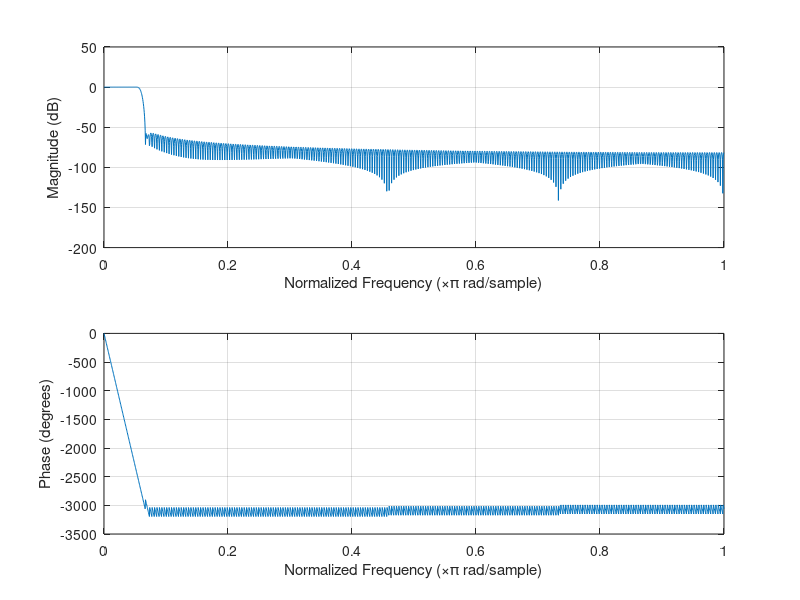
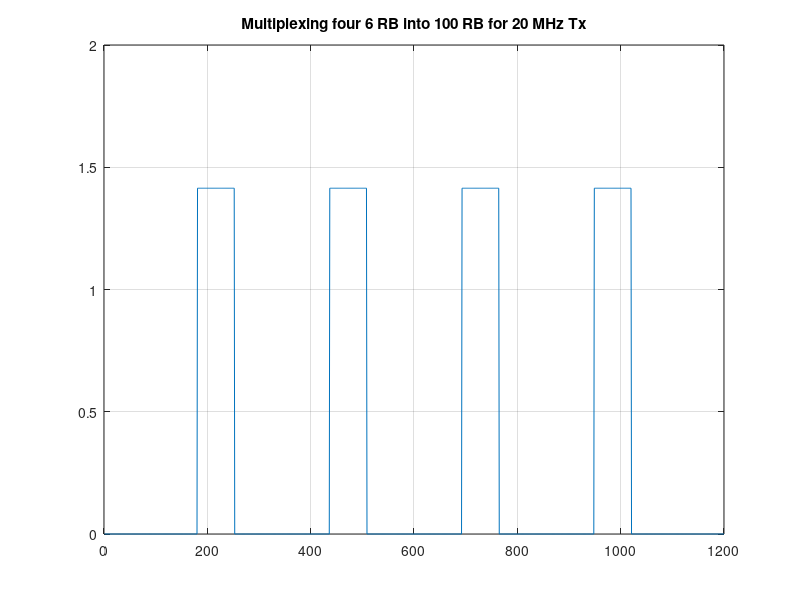
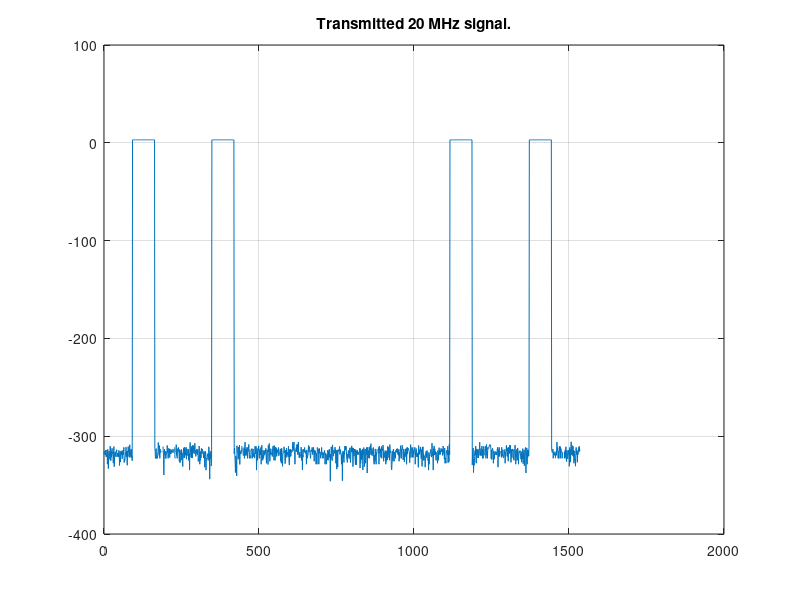
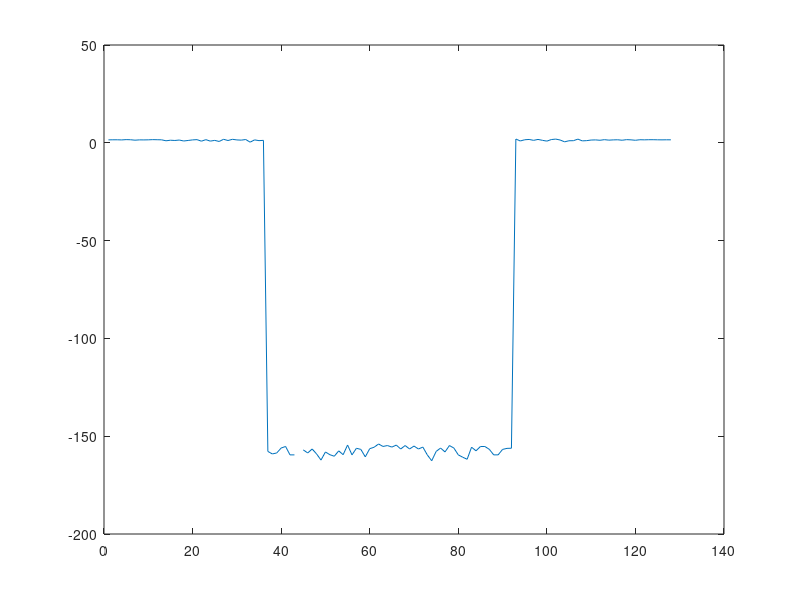

The MATLAB script that drew these images, in order:
% Proof of concept McF-TDMA proposal.
close all; clear all;clc;

rng(1)

% ----------------------- Definitions --------------------------
sc_spacing = 15e3;
freq_offset_1dot4MHz_in_20MHz = 128*15000;

num_sc_per_RB = 12;
num_sc_6RB = 6*num_sc_per_RB;
num_sc_100RB = 100*num_sc_per_RB;

nfft_20MHz_standard = 2048;
len_cp_20MHz_standard = 144; % Fisrt OFDM symbol 160, subsequently ones, 144.
sampling_rate_20MHz_standard = 30.72e6;

nfft_20MHz = 1536;
len_cp_20MHz = len_cp_20MHz_standard*nfft_20MHz/nfft_20MHz_standard;
sampling_rate_20MHz = sampling_rate_20MHz_standard*nfft_20MHz/nfft_20MHz_standard;

% Baseband FIR for 1.4MHz Rx,
fir_coef = fir1(512, 1.4e6/sampling_rate_20MHz).';
len_fir_half = (length(fir_coef)-1)/2;
freqz(fir_coef,1,512)

nfft_1dot4MHz = 128;
len_cp_1dot4MHz = len_cp_20MHz_standard*nfft_1dot4MHz/nfft_20MHz_standard;
sampling_rate_1dot4MHz = sampling_rate_20MHz_standard*nfft_1dot4MHz/nfft_20MHz_standard;

% ---Signal #0: fake frequency subcarrier(data/pilot/pss/sss/etc) of 1.4M BW 6RB----
signal0_1dot4MHz_6RB = sign(randn(num_sc_6RB,1)) + 1i.*sign(randn(num_sc_6RB,1));

% ---Signal #1: fake frequency subcarrier(data/pilot/pss/sss/etc) of 1.4M BW 6RB----
signal1_1dot4MHz_6RB = sign(randn(num_sc_6RB,1)) + 1i.*sign(randn(num_sc_6RB,1));

% ---Signal #2: fake frequency subcarrier(data/pilot/pss/sss/etc) of 1.4M BW 6RB----
signal2_1dot4MHz_6RB = sign(randn(num_sc_6RB,1)) + 1i.*sign(randn(num_sc_6RB,1));

% ---Signal #3: fake frequency subcarrier(data/pilot/pss/sss/etc) of 1.4M BW 6RB----
signal3_1dot4MHz_6RB = sign(randn(num_sc_6RB,1)) + 1i.*sign(randn(num_sc_6RB,1));

% -------------- Signal #0: 1.4MHz LTE TX: 1 CP + 1 OFDM symbol ----------------------
freq_sc_1dot4MHz = [signal0_1dot4MHz_6RB(((num_sc_6RB/2)+1):end); zeros(nfft_1dot4MHz-num_sc_6RB,1); signal0_1dot4MHz_6RB(1:(num_sc_6RB/2))];
ofdm_symbol_1dot4MHz = ifft(freq_sc_1dot4MHz, nfft_1dot4MHz);
ofdm_symbol0_with_cp_1dot4MHz = [ofdm_symbol_1dot4MHz((end-(len_cp_1dot4MHz-1)):end); ofdm_symbol_1dot4MHz];

% -------------- Signal #1: 1.4MHz LTE TX: 1 CP + 1 OFDM symbol ----------------------
freq_sc_1dot4MHz = [signal1_1dot4MHz_6RB(((num_sc_6RB/2)+1):end); zeros(nfft_1dot4MHz-num_sc_6RB,1); signal1_1dot4MHz_6RB(1:(num_sc_6RB/2))];
ofdm_symbol_1dot4MHz = ifft(freq_sc_1dot4MHz, nfft_1dot4MHz);
ofdm_symbol1_with_cp_1dot4MHz = [ofdm_symbol_1dot4MHz((end-(len_cp_1dot4MHz-1)):end); ofdm_symbol_1dot4MHz];

% -------------- Signal #2: 1.4MHz LTE TX: 1 CP + 1 OFDM symbol ----------------------
freq_sc_1dot4MHz = [signal2_1dot4MHz_6RB(((num_sc_6RB/2)+1):end); zeros(nfft_1dot4MHz-num_sc_6RB,1); signal2_1dot4MHz_6RB(1:(num_sc_6RB/2))];
ofdm_symbol_1dot4MHz = ifft(freq_sc_1dot4MHz, nfft_1dot4MHz);
ofdm_symbol2_with_cp_1dot4MHz = [ofdm_symbol_1dot4MHz((end-(len_cp_1dot4MHz-1)):end); ofdm_symbol_1dot4MHz];

% -------------- Signal #3: 1.4MHz LTE TX: 1 CP + 1 OFDM symbol ----------------------
freq_sc_1dot4MHz = [signal3_1dot4MHz_6RB(((num_sc_6RB/2)+1):end); zeros(nfft_1dot4MHz-num_sc_6RB,1); signal3_1dot4MHz_6RB(1:(num_sc_6RB/2))];
ofdm_symbol_1dot4MHz = ifft(freq_sc_1dot4MHz, nfft_1dot4MHz);
ofdm_symbol3_with_cp_1dot4MHz = [ofdm_symbol_1dot4MHz((end-(len_cp_1dot4MHz-1)):end); ofdm_symbol_1dot4MHz];

% ------------------------------------------------------------------------
% Generate four 1.4 MHz LTE signals at different channels via frequency domain
% Multiplexing through single 20 MHz LTE transmitter

sc_idx_offset = (freq_offset_1dot4MHz_in_20MHz/sc_spacing);
% subcarrier idx of negative 3*1.92 MHz offset 1.4MHz LTE in 20MHz LTE
sc_sp_n5dot76MHz = (num_sc_100RB/2)-(3*sc_idx_offset)-(num_sc_6RB/2)+1;
sc_ep_n5dot76MHz = (num_sc_100RB/2)-(3*sc_idx_offset)+(num_sc_6RB/2);
% subcarrier idx of negative 1.92 MHz offset 1.4MHz LTE in 20MHz LTE
sc_sp_n1dot92MHz = (num_sc_100RB/2)-sc_idx_offset-(num_sc_6RB/2)+1;
sc_ep_n1dot92MHz = (num_sc_100RB/2)-sc_idx_offset+(num_sc_6RB/2);
% subcarrier idx of positive 1.92 MHz offset 1.4MHz LTE in 20MHz LTE
sc_sp_p1dot92MHz = (num_sc_100RB/2)+sc_idx_offset-(num_sc_6RB/2)+1;
sc_ep_p1dot92MHz = (num_sc_100RB/2)+sc_idx_offset+(num_sc_6RB/2);
% subcarrier idx of positive 3*1.92 MHz offset 1.4MHz LTE in 20MHz LTE
sc_sp_p5dot76MHz = (num_sc_100RB/2)+(3*sc_idx_offset)-(num_sc_6RB/2)+1;
sc_ep_p5dot76MHz = (num_sc_100RB/2)+(3*sc_idx_offset)+(num_sc_6RB/2);

s_20MHz_100RB = zeros(num_sc_100RB,1);
% Frequency domain multiplexing of four 1.4MHz LTE into subcarrier of 20MHz LTE.
% Subcarrier mapping.
s_20MHz_100RB(sc_sp_n5dot76MHz:sc_ep_n5dot76MHz) = signal0_1dot4MHz_6RB;
s_20MHz_100RB(sc_sp_n1dot92MHz:sc_ep_n1dot92MHz) = signal1_1dot4MHz_6RB;
s_20MHz_100RB(sc_sp_p1dot92MHz:sc_ep_p1dot92MHz) = signal2_1dot4MHz_6RB;
s_20MHz_100RB(sc_sp_p5dot76MHz:sc_ep_p5dot76MHz) = signal3_1dot4MHz_6RB;

figure; 
plot((abs(s_20MHz_100RB))); 
title('Multiplexing four 6 RB into 100 RB for 20 MHz Tx');
grid on;

% -------------- 20MHz LTE Tx: 1 CP + 1 OFDM symbol ----------------------
freq_sc_20MHz = [s_20MHz_100RB(((num_sc_100RB/2)+1):end); zeros(nfft_20MHz-num_sc_100RB,1); s_20MHz_100RB(1:(num_sc_100RB/2))];
ofdm_symbol_20MHz = ifft(freq_sc_20MHz,nfft_20MHz).*(nfft_20MHz/nfft_1dot4MHz);
ofdm_symbol_with_cp_20MHz = [ofdm_symbol_20MHz((end-(len_cp_20MHz-1)):end); ofdm_symbol_20MHz];

tx_20MHz_signal = fft(ofdm_symbol_20MHz,nfft_20MHz);
figure
plot(0:1:nfft_20MHz-1,20*log10(abs(tx_20MHz_signal/(nfft_20MHz/nfft_1dot4MHz))))
title('Transmitted 20 MHz signal.')
grid on;

%% ***************************** Channel *****************************
% For now we won't add any channel.

noisy_ofdm_symbol_with_cp_20MHz = ofdm_symbol_with_cp_20MHz;

% Make received signal a multiple of the FFT size.

%noisy_ofdm_symbol_with_cp_20MHz = [zeros(nfft_20MHz-len_cp_20MHz,1); noisy_ofdm_symbol_with_cp_20MHz];

%noisy_ofdm_symbol_with_cp_20MHz = zeros(1,1644);
%noisy_ofdm_symbol_with_cp_20MHz(1:12) = ones(1,12);

%% ***************************** Receiver side *****************************
% Simple Channelizer with FFT.
M = (nfft_20MHz/nfft_1dot4MHz);
numIter = length(noisy_ofdm_symbol_with_cp_20MHz)/M;

vchannel = zeros(M,numIter);
for iter=1:1:numIter
    
    rx_signal_channelizer = (fft(noisy_ofdm_symbol_with_cp_20MHz(M*(iter-1)+1:M*(iter)),M)/M);
    
    for vch_idx=1:1:M
        vchannel(vch_idx,iter) = rx_signal_channelizer(vch_idx);
    end
end

rx_1dot4MHz_ofdm_symbols = vchannel(:,len_cp_1dot4MHz+1:end);

rx_data = zeros(M,nfft_1dot4MHz);
for vch_idx=1:1:M
    rx_data(vch_idx,:) = fft(rx_1dot4MHz_ofdm_symbols(vch_idx,:),nfft_1dot4MHz);
end





% --------Two independent 1.4 MHz receiver at +6MHz and -6MHz------------
t_idx = (-len_cp_20MHz:(length(ofdm_symbol_with_cp_20MHz)-len_cp_20MHz-1)).';

% Receiving 1.4 MHz LTE at -6 MHz offset:
rx_n6MHz = ofdm_symbol_with_cp_20MHz.*exp(+1i.*2.*pi.*(3*sc_idx_offset).*t_idx./nfft_20MHz);
rx_n6MHz = conv(rx_n6MHz, fir_coef);
rx_n6MHz = rx_n6MHz((len_fir_half+1):(end-len_fir_half));
rx_n6MHz = rx_n6MHz(1:(nfft_20MHz/nfft_1dot4MHz):end);

% Receiving 1.4 MHz LTE at -3 MHz offset:
rx_n3MHz = ofdm_symbol_with_cp_20MHz.*exp(+1i.*2.*pi.*sc_idx_offset.*t_idx./nfft_20MHz);
rx_n3MHz = conv(rx_n3MHz, fir_coef);
rx_n3MHz = rx_n3MHz((len_fir_half+1):(end-len_fir_half));
rx_n3MHz = rx_n3MHz(1:(nfft_20MHz/nfft_1dot4MHz):end);

% Receiving 1.4 MHz LTE at +3 MHz offset:
rx_p3MHz = ofdm_symbol_with_cp_20MHz.*exp(-1i.*2.*pi.*sc_idx_offset.*t_idx./nfft_20MHz);
rx_p3MHz = conv(rx_p3MHz, fir_coef);
rx_p3MHz = rx_p3MHz((len_fir_half+1):(end-len_fir_half));
rx_p3MHz = rx_p3MHz(1:(nfft_20MHz/nfft_1dot4MHz):end);

% Receiving 1.4 MHz LTE at +6 MHz offset:
rx_p6MHz = ofdm_symbol_with_cp_20MHz.*exp(-1i.*2.*pi.*(3*sc_idx_offset).*t_idx./nfft_20MHz);
rx_p6MHz = conv(rx_p6MHz, fir_coef);
rx_p6MHz = rx_p6MHz((len_fir_half+1):(end-len_fir_half));
rx_p6MHz = rx_p6MHz(1:(nfft_20MHz/nfft_1dot4MHz):end);

figure
plot(10*log10(abs(fft(rx_1dot4MHz_ofdm_symbols(4,:),128))))
%plot((phase(fft(rx_1dot4MHz_ofdm_symbols(4,:),128))))


figure
plot(10*log10(abs(fft(rx_n6MHz(len_cp_1dot4MHz+1:end),128))))
%plot((phase(fft(rx_n6MHz(len_cp_1dot4MHz+1:end),128))))

%% ------------------------ Plotting figures ------------------------------
figure
subplot(2,1,1)
real_ofdm_symbol1_with_cp_1dot4MHz = real(ofdm_symbol0_with_cp_1dot4MHz);
real_rx_n6MHz = real(vchannel(10,:));
plot(real_ofdm_symbol1_with_cp_1dot4MHz,'k')
grid on
hold on
plot(real_rx_n6MHz,'bs')
legend('Signal #0 - 1.4 MHz Tx by 1.92 Msps LTE Tx', '1.4 MHz Rx #0 from 20 MHz LTE Tx')
title('Time domain real part of 1.4MHz LTE signal #0')
hold off
subplot(2,1,2)
imag_ofdm_symbol1_with_cp_1dot4MHz = imag(ofdm_symbol0_with_cp_1dot4MHz);
imag_rx_n6MHz = imag(vchannel(10,:));
plot(imag_ofdm_symbol1_with_cp_1dot4MHz,'k-')
grid on
hold on
plot(imag_rx_n6MHz,'r.')
legend('Signal #0 - 1.4 MHz Tx by 1.92 Msps LTE Tx', '1.4 MHz Rx #0 from 20 MHz LTE Tx')
title('Time domain imaginary part of 1.4MHz LTE signal #0')
hold off

figure
subplot(2,1,1)
real_ofdm_symbol2_with_cp_1dot4MHz = real(ofdm_symbol1_with_cp_1dot4MHz);
real_rx_n3MHz = real(vchannel(12,:));
plot(real_ofdm_symbol2_with_cp_1dot4MHz,'k')
grid on
hold on
plot(real_rx_n3MHz,'bs')
legend('Signal #1 - 1.4 MHz Tx by 1.92 Msps LTE Tx', '1.4 MHz Rx #1 from 20 MHz LTE Tx')
title('Time domain real part of 1.4MHz LTE signal #1')
hold off
subplot(2,1,2)
imag_ofdm_symbol2_with_cp_1dot4MHz = imag(ofdm_symbol1_with_cp_1dot4MHz);
imag_rx_n3MHz = imag(vchannel(12,:));
plot(imag_ofdm_symbol2_with_cp_1dot4MHz,'k-')
grid on
hold on
plot(imag_rx_n3MHz,'r.')
legend('Signal #1 - 1.4 MHz Tx by 1.92 Msps LTE Tx', '1.4 MHz Rx #1 from 20 MHz LTE Tx')
title('Time domain imaginary part of 1.4MHz LTE signal #1')
hold off

figure
subplot(2,1,1)
real_ofdm_symbol3_with_cp_1dot4MHz = real(ofdm_symbol2_with_cp_1dot4MHz);
real_rx_p3MHz = real(vchannel(2,:));
plot(real_ofdm_symbol3_with_cp_1dot4MHz,'k')
grid on
hold on
plot(real_rx_p3MHz,'bs-')
legend('Signal #2 - 1.4 MHz Tx by 1.92 Msps LTE Tx', '1.4 MHz Rx #2 from 20 MHz LTE Tx')
title('Time domain real part of 1.4MHz LTE signal #2')
hold off
subplot(2,1,2)
imag_ofdm_symbol3_with_cp_1dot4MHz = imag(ofdm_symbol2_with_cp_1dot4MHz);
imag_rx_p3MHz = imag(vchannel(2,:));
plot(imag_ofdm_symbol3_with_cp_1dot4MHz,'k-')
grid on
hold on
plot(imag_rx_p3MHz,'r.-')
legend('Signal #2 - 1.4 MHz Tx by 1.92 Msps LTE Tx', '1.4 MHz Rx #2 from 20 MHz LTE Tx')
title('Time domain imaginary part of 1.4MHz LTE signal #2')
hold off

figure
subplot(2,1,1)
real_ofdm_symbol4_with_cp_1dot4MHz = real(ofdm_symbol3_with_cp_1dot4MHz);
real_rx_p6MHz = real(vchannel(4,:));
plot(real_ofdm_symbol4_with_cp_1dot4MHz,'k')
grid on
hold on
plot(real_rx_p6MHz,'bs')
legend('Signal #3 - 1.4 MHz Tx by 1.92 Msps LTE Tx', '1.4 MHz Rx #3 from 20 MHz LTE Tx')
title('Time domain real part of 1.4MHz LTE signal #3')
hold off
subplot(2,1,2)
imag_ofdm_symbol1_with_cp_1dot4MHz = imag(ofdm_symbol3_with_cp_1dot4MHz);
imag_rx_p6MHz = imag(vchannel(4,:));
plot(imag_ofdm_symbol1_with_cp_1dot4MHz,'k-')
grid on
hold on
plot(imag_rx_p6MHz,'r.')
legend('Signal #3 - 1.4 MHz Tx by 1.92 Msps LTE Tx', '1.4 MHz Rx #3 from 20 MHz LTE Tx')
title('Time domain imaginary part of 1.4 MHz LTE signal #3')
hold off
